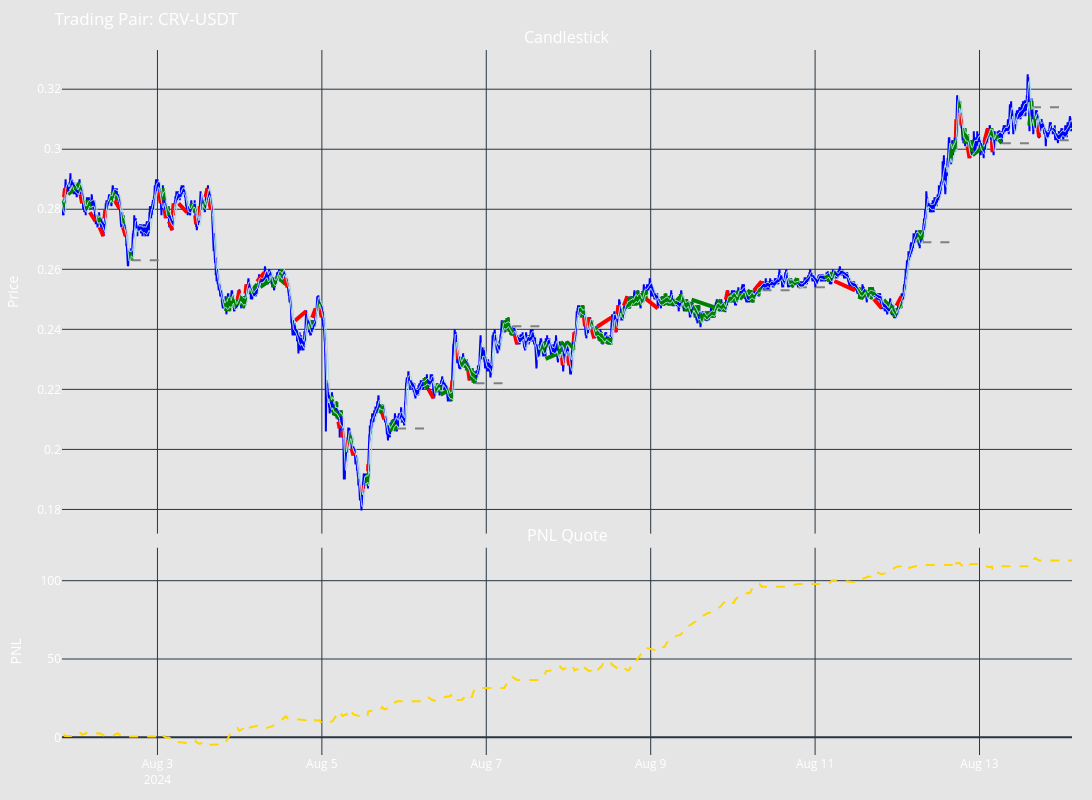

The code cell stored with this chart in its notebook:
### Code cell
from pprint import pprint
from decimal import Decimal

df = result["df"]
config = result["config"]
executors = result["executors"]


fig = create_backtesting_figure(
    df=df,
    executors=executors,
    config=config.dict())
# df.ta.bbands(length=config.bb_length, std=config.bb_std, append=True)
fig.add_trace(go.Scatter(x=df.index,
                         y=df[f"BBU_{config.bb_length}_{config.bb_std}"],
                         line=dict(color='lightblue', width=1))
              )
# fig.add_trace(go.Scatter(x=df.index,
#                          y=df[f"BBM_{config.bb_length}_{config.bb_std}"])
#               )
fig.add_trace(go.Scatter(x=df.index,
                         y=df[f"BBL_{config.bb_length}_{config.bb_std}"],
                         line=dict(color='lightblue', width=1))
                         )
pprint(config)
fig.update_layout(width=1400)
fig.show()
